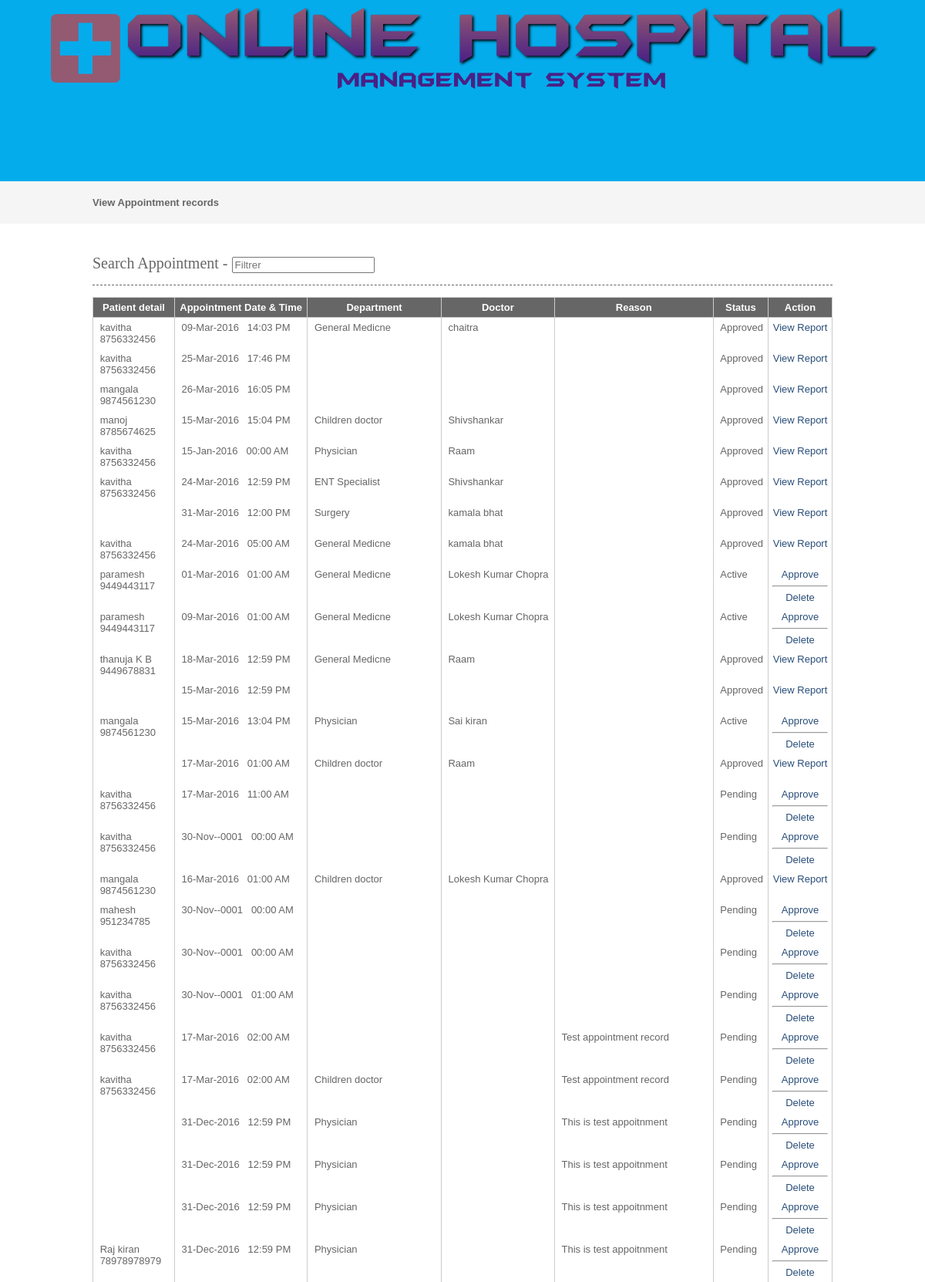
Page /php/viewappointment.php (upper part) on the committed database.
### tables this page shows
CREATE TABLE IF NOT EXISTS `appointment` (
  `appointmentid` int(10) NOT NULL AUTO_INCREMENT,
  `appointmenttype` varchar(25) NOT NULL,
  `patientid` int(10) NOT NULL,
  `roomid` int(10) NOT NULL,
  `departmentid` int(10) NOT NULL,
  `appointmentdate` date NOT NULL,
  `appointmenttime` time NOT NULL,
  `doctorid` int(10) NOT NULL,
  `status` varchar(10) NOT NULL,
  `app_reason` text NOT NULL,
  PRIMARY KEY (`appointmentid`)
);

CREATE TABLE IF NOT EXISTS `patient` (
  `patientid` int(10) NOT NULL AUTO_INCREMENT,
  `patientname` varchar(50) NOT NULL,
  `admissiondate` date NOT NULL,
  `admissiontime` time NOT NULL,
  `address` varchar(250) NOT NULL,
  `mobileno` varchar(15) NOT NULL,
  `city` varchar(25) NOT NULL,
  `pincode` varchar(20) NOT NULL,
  `loginid` varchar(25) NOT NULL,
  `password` varchar(25) NOT NULL,
  `bloodgroup` varchar(20) NOT NULL,
  `gender` varchar(10) NOT NULL,
  `dob` date NOT NULL,
  `status` varchar(10) NOT NULL,
  PRIMARY KEY (`patientid`),
  KEY `loginid` (`loginid`)
);

CREATE TABLE IF NOT EXISTS `department` (
  `departmentid` int(10) NOT NULL AUTO_INCREMENT,
  `departmentname` varchar(100) NOT NULL,
  `description` text NOT NULL,
  `status` varchar(10) NOT NULL,
  PRIMARY KEY (`departmentid`)
);

CREATE TABLE IF NOT EXISTS `doctor` (
  `doctorid` int(10) NOT NULL AUTO_INCREMENT,
  `doctorname` varchar(50) NOT NULL,
  `mobileno` varchar(15) NOT NULL,
  `departmentid` int(10) NOT NULL,
  `loginid` varchar(25) NOT NULL,
  `password` varchar(25) NOT NULL,
  `status` varchar(10) NOT NULL,
  `education` varchar(25) NOT NULL,
  `experience` float(11,1) NOT NULL,
  `consultancy_charge` float(10,2) NOT NULL,
  PRIMARY KEY (`doctorid`)
);

### php/viewappointment.php (the view, shortened to what this page needs)
<?php
include("headers.php");
include("dbconnection.php");
?>
<div class="wrapper col2">
  <div id="breadcrumb">
    <ul>
      <li class="first">View Appointment records</li></ul>
  </div>
</div>
<div class="wrapper col4">
  <div id="container">
   <section class="container">
<h2>Search Appointment - <input type="search" class="light-table-filter" data-table="order-table" placeholder="Filtrer" /></h2>
    <table class="order-table">
      <thead>
        <tr>
          <th>Patient detail</th>
          <th>Appointment Date &  Time</th>
          <th>Department</th>
          <th>Doctor</th>
          <th>Reason</th>
          <th>Status</th>
          <th><div align="center">Action</div></th>
        </tr>
        </thead>
        <tbody>
          <?php
		$sql ="SELECT * FROM appointment WHERE (status !='')";
		$qsql = mysqli_query($con,$sql);
		while($rs = mysqli_fetch_array($qsql))
		{
			$sqlpat = "SELECT * FROM patient WHERE patientid='$rs[patientid]'";
			$qsqlpat = mysqli_query($con,$sqlpat);
			$rspat = mysqli_fetch_array($qsqlpat);
			$sqldept = "SELECT * FROM department WHERE departmentid='$rs[departmentid]'";
			$qsqldept = mysqli_query($con,$sqldept);
			$rsdept = mysqli_fetch_array($qsqldept);
			$sqldoc= "SELECT * FROM doctor WHERE doctorid='$rs[doctorid]'";
			$qsqldoc = mysqli_query($con,$sqldoc);
			$rsdoc = mysqli_fetch_array($qsqldoc);
        echo "<tr>
          <td>&nbsp;$rspat[patientname]<br>&nbsp;$rspat[mobileno]</td>
			 <td>&nbsp;" . date("d-M-Y",strtotime($rs[appointmentdate])) . " &nbsp; " . date("H:i A",strtotime($rs[appointmenttime])) . "</td>
		    <td>&nbsp;$rsdept[departmentname]</td>
			   <td>&nbsp;$rsdoc[doctorname]</td>
			    <td>&nbsp;$rs[app_reason]</td>
			    <td>&nbsp;$rs[status]</td>
          <td><div align='center'>";
		  if($rs[status] != "Approved")
		  {
				  if(!(isset($_SESSION[patientid])))
				  {
						  echo "<a href='appointmentapproval.php?editid=$rs[appointmentid]'>Approve</a><hr>";
				  }
				 echo "  <a href='viewappointment.php?delid=$rs[appointmentid]'>Delete</a>";
		  }
		  else
		  {
				echo "<a href='patientreport.php?patientid=$rs[patientid]&appointmentid=$rs[appointmentid]'>View Report</a>";
		  }
		 echo "</center></td></tr>";
		}
		?>
      </tbody>
    </table>
    </section>
  </div>
</div>
<?php
include("footers.php");
?>

### layout/styles/layout.css (style rules this page uses)
html { overflow-y:scroll; }
body { margin:0; padding:0; font-size:13px; font-family:verdana, Arial, Helvetica, sans-serif; color:#FFFFFF; background-color:#4F473A; }
a { outline:none; text-decoration:none; }
div.wrapper { display:block; width:100%; margin:0; text-align:left; }
.col2 { color:#666666; background-color:#F5F5F5; }
.col3, .col4 { color:#666666; background-color:#FFFFFF; }
#head, #gallery, #breadcrumb, #container, #footer { display:block; position:relative; width:960px; margin:0 auto; }
#breadcrumb { padding:20px 0; }
#breadcrumb ul { margin:0; padding:0; list-style:none; }
#breadcrumb ul li { display:inline; }
#breadcrumb ul li.first { font-weight:bold; }
#container { padding:40px 0; }
#container h1, #container h2, #container h3, #container h4, #container h5, #container h6 { margin:0 0 15px 0; padding:0 0 15px 0; line-height:normal; font-weight:normal; font-size:20px; font-family:Georgia, "Times New Roman", Times, serif; border-bottom:1px dashed #666666; }
#container a { color:#294E79; background-color:#FFFFFF; }

### layout/styles/tables.css (style rules this page uses)
table { width:100%; border-collapse:collapse; table-layout:auto; vertical-align:top; margin-bottom:15px; border:1px solid #CCCCCC; }
table thead th { color:#FFFFFF; background-color:#666666; border:1px solid #CCCCCC; border-collapse:collapse; text-align:center; table-layout:auto; vertical-align:middle; }
table tbody td { vertical-align:top; border-collapse:collapse; border-left:1px solid #CCCCCC; border-right:1px solid #CCCCCC; }
table thead th, table tbody td { padding:5px; border-collapse:collapse; }

### rows in the picture
appointment: patientid.patientname "kavitha", patientid.mobileno "8756332456", appointmentdate "09-Mar-2016", appointmenttime "14:03 PM", departmentid.departmentname "General Medicne", doctorid.doctorname "chaitra", status "Approved"
appointment: patientid.patientname "kavitha", patientid.mobileno "8756332456", appointmentdate "25-Mar-2016", appointmenttime "17:46 PM", status "Approved"
appointment: patientid.patientname "mangala", patientid.mobileno "9874561230", appointmentdate "26-Mar-2016", appointmenttime "16:05 PM", status "Approved"
appointment: patientid.patientname "manoj", patientid.mobileno "8785674625", appointmentdate "15-Mar-2016", appointmenttime "15:04 PM", departmentid.departmentname "Children doctor", doctorid.doctorname "Shivshankar", status "Approved"
appointment: patientid.patientname "kavitha", patientid.mobileno "8756332456", appointmentdate "15-Jan-2016", appointmenttime "00:00 AM", departmentid.departmentname "Physician", doctorid.doctorname "Raam", status "Approved"
appointment: patientid.patientname "kavitha", patientid.mobileno "8756332456", appointmentdate "24-Mar-2016", appointmenttime "12:59 PM", departmentid.departmentname "ENT Specialist", doctorid.doctorname "Shivshankar", status "Approved"
appointment: appointmentdate "31-Mar-2016", appointmenttime "12:00 PM", departmentid.departmentname "Surgery", doctorid.doctorname "kamala bhat", status "Approved"
appointment: patientid.patientname "kavitha", patientid.mobileno "8756332456", appointmentdate "24-Mar-2016", appointmenttime "05:00 AM", departmentid.departmentname "General Medicne", doctorid.doctorname "kamala bhat", status "Approved"
appointment: patientid.patientname "paramesh", patientid.mobileno "9449443117", appointmentdate "01-Mar-2016", appointmenttime "01:00 AM", departmentid.departmentname "General Medicne", doctorid.doctorname "Lokesh Kumar Chopra", status "Active"
appointment: patientid.patientname "paramesh", patientid.mobileno "9449443117", appointmentdate "09-Mar-2016", appointmenttime "01:00 AM", departmentid.departmentname "General Medicne", doctorid.doctorname "Lokesh Kumar Chopra", status "Active"
appointment: patientid.patientname "thanuja K B", patientid.mobileno "9449678831", appointmentdate "18-Mar-2016", appointmenttime "12:59 PM", departmentid.departmentname "General Medicne", doctorid.doctorname "Raam", status "Approved"
appointment: appointmentdate "15-Mar-2016", appointmenttime "12:59 PM", status "Approved"
appointment: patientid.patientname "mangala", patientid.mobileno "9874561230", appointmentdate "15-Mar-2016", appointmenttime "13:04 PM", departmentid.departmentname "Physician", doctorid.doctorname "Sai kiran", status "Active"
appointment: appointmentdate "17-Mar-2016", appointmenttime "01:00 AM", departmentid.departmentname "Children doctor", doctorid.doctorname "Raam", status "Approved"
appointment: patientid.patientname "kavitha", patientid.mobileno "8756332456", appointmentdate "17-Mar-2016", appointmenttime "11:00 AM", status "Pending"
appointment: patientid.patientname "kavitha", patientid.mobileno "8756332456", appointmentdate "30-Nov--0001", appointmenttime "00:00 AM", status "Pending"
appointment: patientid.patientname "mangala", patientid.mobileno "9874561230", appointmentdate "16-Mar-2016", appointmenttime "01:00 AM", departmentid.departmentname "Children doctor", doctorid.doctorname "Lokesh Kumar Chopra", status "Approved"
appointment: patientid.patientname "mahesh", patientid.mobileno "951234785", appointmentdate "30-Nov--0001", appointmenttime "00:00 AM", status "Pending"
appointment: patientid.patientname "kavitha", patientid.mobileno "8756332456", appointmentdate "30-Nov--0001", appointmenttime "00:00 AM", status "Pending"
appointment: patientid.patientname "kavitha", patientid.mobileno "8756332456", appointmentdate "30-Nov--0001", appointmenttime "01:00 AM", status "Pending"
appointment: patientid.patientname "kavitha", patientid.mobileno "8756332456", appointmentdate "17-Mar-2016", appointmenttime "02:00 AM", app_reason "Test appointment record", status "Pending"
appointment: patientid.patientname "kavitha", patientid.mobileno "8756332456", appointmentdate "17-Mar-2016", appointmenttime "02:00 AM", departmentid.departmentname "Children doctor", app_reason "Test appointment record", status "Pending"
appointment: appointmentdate "31-Dec-2016", appointmenttime "12:59 PM", departmentid.departmentname "Physician", app_reason "This is test appoitnment", status "Pending"
appointment: appointmentdate "31-Dec-2016", appointmenttime "12:59 PM", departmentid.departmentname "Physician", app_reason "This is test appoitnment", status "Pending"
appointment: appointmentdate "31-Dec-2016", appointmenttime "12:59 PM", departmentid.departmentname "Physician", app_reason "This is test appoitnment", status "Pending"
appointment: patientid.patientname "Raj kiran", patientid.mobileno "78978978979", appointmentdate "31-Dec-2016", appointmenttime "12:59 PM", departmentid.departmentname "Physician", app_reason "This is test appoitnment", status "Pending"
